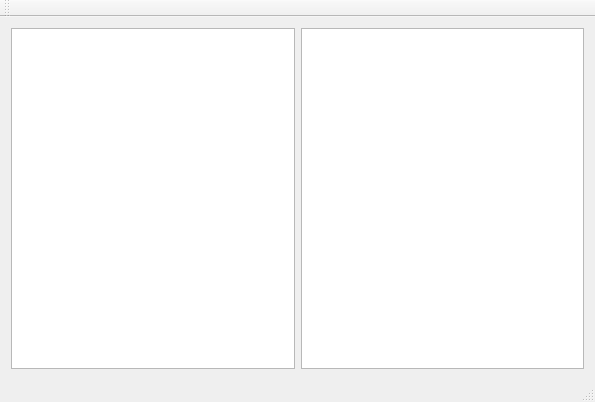
<?xml version="1.0" encoding="UTF-8"?>
<ui version="4.0">
 <class>codeshelfClass</class>
 <widget class="QMainWindow" name="codeshelfClass">
  <property name="geometry">
   <rect>
    <x>0</x>
    <y>0</y>
    <width>595</width>
    <height>402</height>
   </rect>
  </property>
  <property name="windowTitle">
   <string>codeshelf</string>
  </property>
  <widget class="QWidget" name="centralWidget">
   <layout class="QHBoxLayout" name="horizontalLayout_2">
    <item>
     <layout class="QHBoxLayout" name="horizontalLayout">
      <item>
       <widget class="QListWidget" name="listProjects"/>
      </item>
      <item>
       <widget class="QTableWidget" name="tableAssets"/>
      </item>
     </layout>
    </item>
   </layout>
  </widget>
  <widget class="QMenuBar" name="menuBar">
   <property name="geometry">
    <rect>
     <x>0</x>
     <y>0</y>
     <width>595</width>
     <height>21</height>
    </rect>
   </property>
  </widget>
  <widget class="QToolBar" name="mainToolBar">
   <attribute name="toolBarArea">
    <enum>TopToolBarArea</enum>
   </attribute>
   <attribute name="toolBarBreak">
    <bool>false</bool>
   </attribute>
  </widget>
  <widget class="QStatusBar" name="statusBar"/>
 </widget>
 <layoutdefault spacing="6" margin="11"/>
 <resources>
  <include location="codeshelf.qrc"/>
 </resources>
 <connections/>
</ui>
